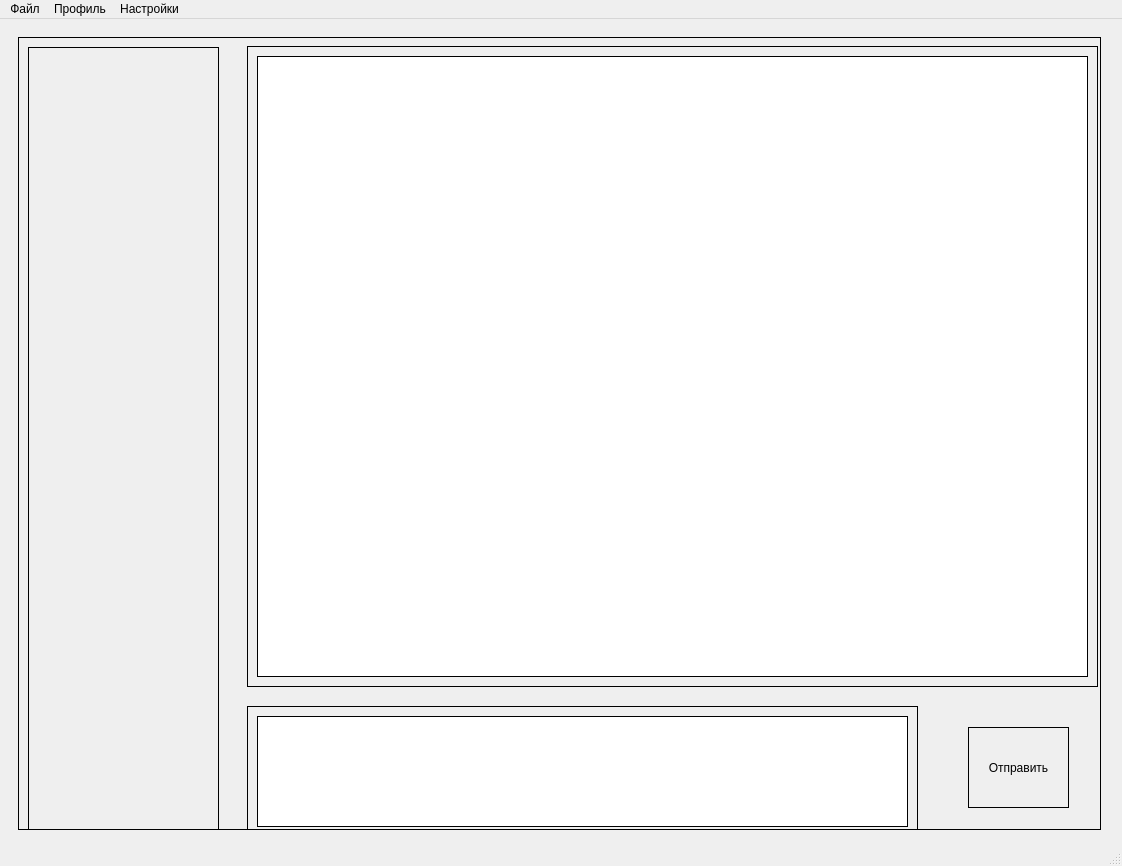
<?xml version="1.0" encoding="UTF-8"?>
<ui version="4.0">
 <class>MainWindow</class>
 <widget class="QMainWindow" name="MainWindow">
  <property name="geometry">
   <rect>
    <x>0</x>
    <y>0</y>
    <width>1122</width>
    <height>866</height>
   </rect>
  </property>
  <property name="windowTitle">
   <string>MainWindow</string>
  </property>
  <widget class="QWidget" name="centralwidget">
   <widget class="QFrame" name="horizontalFrame">
    <property name="geometry">
     <rect>
      <x>9</x>
      <y>9</y>
      <width>1101</width>
      <height>811</height>
     </rect>
    </property>
    <layout class="QHBoxLayout" name="horizontalLayout">
     <item>
      <widget class="QFrame" name="frame">
       <property name="styleSheet">
        <string notr="true">border: 1px solid black;</string>
       </property>
       <property name="frameShape">
        <enum>QFrame::StyledPanel</enum>
       </property>
       <property name="frameShadow">
        <enum>QFrame::Raised</enum>
       </property>
       <widget class="QFrame" name="frame_2">
        <property name="geometry">
         <rect>
          <x>10</x>
          <y>10</y>
          <width>191</width>
          <height>791</height>
         </rect>
        </property>
        <property name="frameShape">
         <enum>QFrame::StyledPanel</enum>
        </property>
        <property name="frameShadow">
         <enum>QFrame::Raised</enum>
        </property>
       </widget>
       <widget class="QFrame" name="horizontalFrame_2">
        <property name="geometry">
         <rect>
          <x>229</x>
          <y>9</y>
          <width>851</width>
          <height>641</height>
         </rect>
        </property>
        <layout class="QHBoxLayout" name="horizontalLayout_2">
         <item>
          <widget class="QTextBrowser" name="textBrowser"/>
         </item>
        </layout>
       </widget>
       <widget class="QFrame" name="horizontalFrame">
        <property name="geometry">
         <rect>
          <x>229</x>
          <y>669</y>
          <width>671</width>
          <height>131</height>
         </rect>
        </property>
        <layout class="QHBoxLayout" name="horizontalLayout_3">
         <item>
          <widget class="QTextEdit" name="textEdit"/>
         </item>
        </layout>
       </widget>
       <widget class="QPushButton" name="pushButton">
        <property name="geometry">
         <rect>
          <x>950</x>
          <y>690</y>
          <width>101</width>
          <height>81</height>
         </rect>
        </property>
        <property name="text">
         <string>Отправить</string>
        </property>
       </widget>
      </widget>
     </item>
    </layout>
   </widget>
  </widget>
  <widget class="QMenuBar" name="menubar">
   <property name="geometry">
    <rect>
     <x>0</x>
     <y>0</y>
     <width>1122</width>
     <height>22</height>
    </rect>
   </property>
   <widget class="QMenu" name="menu">
    <property name="title">
     <string>Файл</string>
    </property>
   </widget>
   <widget class="QMenu" name="menu_2">
    <property name="title">
     <string>Профиль</string>
    </property>
   </widget>
   <widget class="QMenu" name="menu_3">
    <property name="title">
     <string>Настройки</string>
    </property>
   </widget>
   <addaction name="menu"/>
   <addaction name="menu_2"/>
   <addaction name="menu_3"/>
  </widget>
  <widget class="QStatusBar" name="statusbar"/>
 </widget>
 <resources/>
 <connections/>
</ui>
